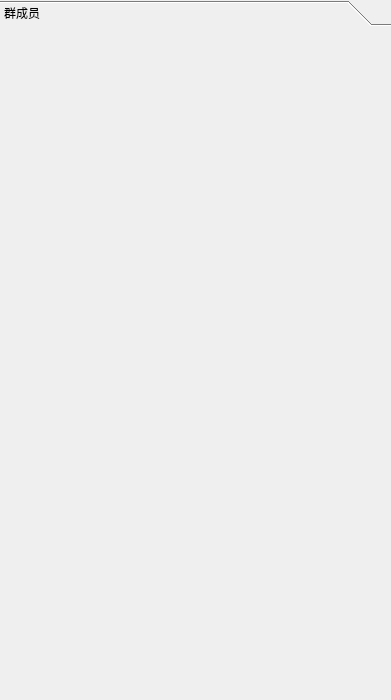
<?xml version="1.0" encoding="UTF-8"?>
<ui version="4.0">
 <class>denglu</class>
 <widget class="QWidget" name="denglu">
  <property name="geometry">
   <rect>
    <x>0</x>
    <y>0</y>
    <width>391</width>
    <height>700</height>
   </rect>
  </property>
  <property name="windowTitle">
   <string>Form</string>
  </property>
  <layout class="QHBoxLayout" name="horizontalLayout_2">
   <property name="leftMargin">
    <number>0</number>
   </property>
   <property name="topMargin">
    <number>0</number>
   </property>
   <property name="rightMargin">
    <number>0</number>
   </property>
   <property name="bottomMargin">
    <number>0</number>
   </property>
   <item>
    <widget class="QToolBox" name="toolBox">
     <property name="currentIndex">
      <number>0</number>
     </property>
     <widget class="QWidget" name="page_5">
      <property name="geometry">
       <rect>
        <x>0</x>
        <y>0</y>
        <width>391</width>
        <height>671</height>
       </rect>
      </property>
      <attribute name="label">
       <string>群成员</string>
      </attribute>
      <layout class="QVBoxLayout" name="valyout">
       <property name="leftMargin">
        <number>0</number>
       </property>
       <property name="topMargin">
        <number>0</number>
       </property>
       <property name="rightMargin">
        <number>0</number>
       </property>
       <property name="bottomMargin">
        <number>0</number>
       </property>
      </layout>
     </widget>
    </widget>
   </item>
  </layout>
 </widget>
 <resources/>
 <connections/>
</ui>
